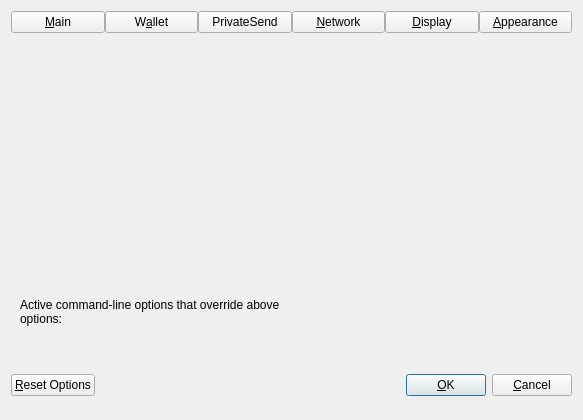
<?xml version="1.0" encoding="UTF-8"?>
<ui version="4.0">
 <class>OptionsDialog</class>
 <widget class="QDialog" name="OptionsDialog">
  <property name="geometry">
   <rect>
    <x>0</x>
    <y>0</y>
    <width>583</width>
    <height>420</height>
   </rect>
  </property>
  <property name="sizePolicy">
   <sizepolicy hsizetype="Fixed" vsizetype="Fixed">
    <horstretch>0</horstretch>
    <verstretch>0</verstretch>
   </sizepolicy>
  </property>
  <property name="windowTitle">
   <string>Options</string>
  </property>
  <property name="modal">
   <bool>true</bool>
  </property>
  <layout class="QVBoxLayout" name="verticalLayout">
   <item>
    <layout class="QHBoxLayout" name="horizontalLayout_Buttons_2">
     <property name="spacing">
      <number>0</number>
     </property>
     <property name="topMargin">
      <number>0</number>
     </property>
     <item>
      <widget class="QPushButton" name="btnMain">
       <property name="text">
        <string>&amp;Main</string>
       </property>
       <property name="checkable">
        <bool>true</bool>
       </property>
      </widget>
     </item>
     <item>
      <widget class="QPushButton" name="btnWallet">
       <property name="text">
        <string>W&amp;allet</string>
       </property>
       <property name="checkable">
        <bool>true</bool>
       </property>
      </widget>
     </item>
     <item>
      <widget class="QPushButton" name="btnPrivateSend">
       <property name="text">
        <string>PrivateSend</string>
       </property>
       <property name="checkable">
        <bool>true</bool>
       </property>
      </widget>
     </item>
     <item>
      <widget class="QPushButton" name="btnNetwork">
       <property name="text">
        <string>&amp;Network</string>
       </property>
       <property name="checkable">
        <bool>true</bool>
       </property>
      </widget>
     </item>
     <item>
      <widget class="QPushButton" name="btnDisplay">
       <property name="text">
        <string>&amp;Display</string>
       </property>
       <property name="checkable">
        <bool>true</bool>
       </property>
      </widget>
     </item>
     <item>
      <widget class="QPushButton" name="btnAppearance">
       <property name="text">
        <string>&amp;Appearance</string>
       </property>
       <property name="checkable">
        <bool>true</bool>
       </property>
      </widget>
     </item>
    </layout>
   </item>
   <item>
    <widget class="QStackedWidget" name="stackedWidgetOptions">
     <property name="minimumSize">
      <size>
       <width>0</width>
       <height>0</height>
      </size>
     </property>
     <property name="currentIndex">
      <number>5</number>
     </property>
     <widget class="QWidget" name="pageMain">
      <layout class="QVBoxLayout" name="verticalLayout_Main">
       <item>
        <widget class="QCheckBox" name="bitcoinAtStartup">
         <property name="toolTip">
          <string>Automatically start %1 after logging in to the system.</string>
         </property>
         <property name="text">
          <string>&amp;Start %1 on system login</string>
         </property>
        </widget>
       </item>
       <item>
        <widget class="QCheckBox" name="hideTrayIcon">
         <property name="toolTip">
          <string>Hide the icon from the system tray.</string>
         </property>
         <property name="text">
          <string>&amp;Hide tray icon</string>
         </property>
        </widget>
       </item>
       <item>
        <widget class="QCheckBox" name="minimizeToTray">
         <property name="toolTip">
          <string>Show only a tray icon after minimizing the window.</string>
         </property>
         <property name="text">
          <string>&amp;Minimize to the tray instead of the taskbar</string>
         </property>
        </widget>
       </item>
       <item>
        <widget class="QCheckBox" name="minimizeOnClose">
         <property name="toolTip">
          <string>Minimize instead of exit the application when the window is closed. When this option is enabled, the application will be closed only after selecting Exit in the menu.</string>
         </property>
         <property name="text">
          <string>M&amp;inimize on close</string>
         </property>
        </widget>
       </item>
       <item>
        <layout class="QHBoxLayout" name="horizontalLayout_2_Main">
         <item>
          <widget class="QLabel" name="databaseCacheLabel">
           <property name="text">
            <string>Size of &amp;database cache</string>
           </property>
           <property name="textFormat">
            <enum>Qt::PlainText</enum>
           </property>
           <property name="buddy">
            <cstring>databaseCache</cstring>
           </property>
          </widget>
         </item>
         <item>
          <widget class="QSpinBox" name="databaseCache"/>
         </item>
         <item>
          <widget class="QLabel" name="databaseCacheUnitLabel">
           <property name="text">
            <string>MB</string>
           </property>
           <property name="textFormat">
            <enum>Qt::PlainText</enum>
           </property>
          </widget>
         </item>
         <item>
          <spacer name="horizontalSpacer_2_Main">
           <property name="orientation">
            <enum>Qt::Horizontal</enum>
           </property>
           <property name="sizeHint" stdset="0">
            <size>
             <width>40</width>
             <height>20</height>
            </size>
           </property>
          </spacer>
         </item>
        </layout>
       </item>
       <item>
        <layout class="QHBoxLayout" name="horizontalLayout_3_Main">
         <item>
          <widget class="QLabel" name="threadsScriptVerifLabel">
           <property name="text">
            <string>Number of script &amp;verification threads</string>
           </property>
           <property name="textFormat">
            <enum>Qt::PlainText</enum>
           </property>
           <property name="buddy">
            <cstring>threadsScriptVerif</cstring>
           </property>
          </widget>
         </item>
         <item>
          <widget class="QSpinBox" name="threadsScriptVerif">
           <property name="toolTip">
            <string>(0 = auto, &lt;0 = leave that many cores free)</string>
           </property>
          </widget>
         </item>
         <item>
          <spacer name="horizontalSpacer_3_Main">
           <property name="orientation">
            <enum>Qt::Horizontal</enum>
           </property>
           <property name="sizeHint" stdset="0">
            <size>
             <width>40</width>
             <height>20</height>
            </size>
           </property>
          </spacer>
         </item>
        </layout>
       </item>
       <item>
        <spacer name="verticalSpacer_Main">
         <property name="orientation">
          <enum>Qt::Vertical</enum>
         </property>
         <property name="sizeHint" stdset="0">
          <size>
           <width>20</width>
           <height>40</height>
          </size>
         </property>
        </spacer>
       </item>
      </layout>
     </widget>
     <widget class="QWidget" name="pageWallet">
      <layout class="QVBoxLayout" name="verticalLayout_Wallet">
       <item>
         <layout class="QVBoxLayout" name="verticalLayout_2">
          <item>
           <widget class="QCheckBox" name="coinControlFeatures">
            <property name="toolTip">
             <string>Whether to show coin control features or not.</string>
            </property>
            <property name="text">
             <string>Enable coin &amp;control features</string>
            </property>
           </widget>
          </item>
          <item>
           <widget class="QCheckBox" name="showMasternodesTab">
            <property name="toolTip">
             <string>Show additional tab listing all your masternodes in first sub-tab&lt;br/&gt;and all masternodes on the network in second sub-tab.</string>
            </property>
            <property name="text">
             <string>Show Masternodes Tab</string>
            </property>
           </widget>
          </item>
          <item>
           <widget class="QCheckBox" name="spendZeroConfChange">
            <property name="toolTip">
             <string>If you disable the spending of unconfirmed change, the change from a transaction&lt;br/&gt;cannot be used until that transaction has at least one confirmation.&lt;br/&gt;This also affects how your balance is computed.</string>
            </property>
            <property name="text">
             <string>&amp;Spend unconfirmed change</string>
            </property>
           </widget>
          </item>
          <item>
           <widget class="QCheckBox" name="privateSendEnabled">
            <property name="toolTip">
             <string>Show mixing interface on Overview screen and reveal PrivateSend screen which allows to spend fully mixed coins only.&lt;br/&gt;A new tab with more settings will also appear in this dialog, please make sure to check them before mixing your coins.</string>
            </property>
            <property name="text">
             <string>Enable PrivateSend features</string>
            </property>
           </widget>
          </item>
         </layout>
       </item>
       <item>
        <spacer name="verticalSpacer_Wallet">
         <property name="orientation">
          <enum>Qt::Vertical</enum>
         </property>
         <property name="sizeHint" stdset="0">
          <size>
           <width>20</width>
           <height>40</height>
          </size>
         </property>
        </spacer>
       </item>
      </layout>
     </widget>
     <widget class="QWidget" name="pagePrivateSend">
      <layout class="QVBoxLayout" name="verticalLayout_4">
       <item>
        <widget class="QCheckBox" name="showAdvancedPSUI">
         <property name="toolTip">
          <string>Show additional information and buttons for PrivateSend on overview screen.</string>
         </property>
         <property name="text">
          <string>Enable advanced PrivateSend interface</string>
         </property>
        </widget>
       </item>
       <item>
        <widget class="QCheckBox" name="showPrivateSendPopups">
         <property name="toolTip">
          <string>Show system popups for PrivateSend mixing transactions&lt;br/&gt;just like for all other transaction types.</string>
         </property>
         <property name="text">
          <string>Show popups for PrivateSend transactions</string>
         </property>
        </widget>
       </item>
       <item>
        <widget class="QCheckBox" name="lowKeysWarning">
         <property name="toolTip">
          <string>Show warning dialog when PrivateSend detects that wallet has very low number of keys left.</string>
         </property>
         <property name="text">
          <string>Warn if PrivateSend is running out of keys</string>
         </property>
        </widget>
       </item>
       <item>
        <widget class="QCheckBox" name="privateSendMultiSession">
         <property name="toolTip">
          <string>Whether to use experimental PrivateSend mode with multiple mixing sessions per block.&lt;br/&gt;Note: You must use this feature carefully.&lt;br/&gt;Make sure you always have recent wallet (auto)backup in a safe place!</string>
         </property>
         <property name="text">
          <string>Enable PrivateSend &amp;multi-session</string>
         </property>
        </widget>
       </item>
       <item>
        <layout class="QHBoxLayout" name="horizontalLayout_4_Wallet">
         <item>
          <widget class="QLabel" name="lblPrivateSendRoundsText">
           <property name="toolTip">
            <string>This setting determines the amount of individual masternodes that an input will be mixed through.&lt;br/&gt;More rounds of mixing gives a higher degree of privacy, but also costs more in fees.</string>
           </property>
           <property name="text">
            <string>PrivateSend rounds to use</string>
           </property>
          </widget>
         </item>
         <item>
          <widget class="QSpinBox" name="privateSendRounds">
           <property name="minimum">
            <number>2</number>
           </property>
           <property name="maximum">
            <number>16</number>
           </property>
           <property name="value">
            <number>4</number>
           </property>
          </widget>
         </item>
        </layout>
       </item>
       <item>
        <layout class="QHBoxLayout" name="horizontalLayout">
         <item>
          <widget class="QLabel" name="lblPrivateSendAmountText">
           <property name="toolTip">
            <string>This amount acts as a threshold to turn off PrivateSend once it's reached.</string>
           </property>
           <property name="statusTip">
            <string notr="true"/>
           </property>
           <property name="whatsThis">
            <string notr="true"/>
           </property>
           <property name="accessibleName">
            <string notr="true"/>
           </property>
           <property name="accessibleDescription">
            <string notr="true"/>
           </property>
           <property name="text">
            <string>Target PrivateSend balance</string>
           </property>
          </widget>
         </item>
         <item>
          <widget class="QSpinBox" name="privateSendAmount">
           <property name="minimum">
            <number>2</number>
           </property>
           <property name="maximum">
            <number>2000</number>
           </property>
           <property name="singleStep">
            <number>10</number>
           </property>
           <property name="value">
            <number>1000</number>
           </property>
          </widget>
         </item>
        </layout>
       </item>
       <item>
        <spacer name="verticalSpacerPS">
         <property name="orientation">
          <enum>Qt::Vertical</enum>
         </property>
         <property name="sizeHint" stdset="0">
          <size>
           <width>20</width>
           <height>40</height>
          </size>
         </property>
        </spacer>
       </item>
      </layout>
     </widget>
     <widget class="QWidget" name="pageNetwork">
      <layout class="QVBoxLayout" name="verticalLayout_Network">
       <item>
        <widget class="QCheckBox" name="mapPortUpnp">
         <property name="toolTip">
          <string>Automatically open the Vortexa Core client port on the router. This only works when your router supports UPnP and it is enabled.</string>
         </property>
         <property name="text">
          <string>Map port using &amp;UPnP</string>
         </property>
        </widget>
       </item>
       <item>
        <widget class="QCheckBox" name="allowIncoming">
         <property name="toolTip">
          <string>Accept connections from outside.</string>
         </property>
         <property name="text">
          <string>Allow incomin&amp;g connections</string>
         </property>
        </widget>
       </item>
       <item>
        <widget class="QCheckBox" name="connectSocks">
         <property name="toolTip">
          <string>Connect to the Vortexa network through a SOCKS5 proxy.</string>
         </property>
         <property name="text">
          <string>&amp;Connect through SOCKS5 proxy (default proxy):</string>
         </property>
        </widget>
       </item>
       <item>
        <layout class="QHBoxLayout" name="horizontalLayout_1_Network">
         <item>
          <widget class="QLabel" name="proxyIpLabel">
           <property name="text">
            <string>Proxy &amp;IP:</string>
           </property>
           <property name="textFormat">
            <enum>Qt::PlainText</enum>
           </property>
           <property name="buddy">
            <cstring>proxyIp</cstring>
           </property>
          </widget>
         </item>
         <item>
          <widget class="QValidatedLineEdit" name="proxyIp">
           <property name="minimumSize">
            <size>
             <width>140</width>
             <height>0</height>
            </size>
           </property>
           <property name="maximumSize">
            <size>
             <width>140</width>
             <height>16777215</height>
            </size>
           </property>
           <property name="toolTip">
            <string>IP address of the proxy (e.g. IPv4: 127.0.0.1 / IPv6: ::1)</string>
           </property>
          </widget>
         </item>
         <item>
          <widget class="QLabel" name="proxyPortLabel">
           <property name="text">
            <string>&amp;Port:</string>
           </property>
           <property name="textFormat">
            <enum>Qt::PlainText</enum>
           </property>
           <property name="buddy">
            <cstring>proxyPort</cstring>
           </property>
          </widget>
         </item>
         <item>
          <widget class="QLineEdit" name="proxyPort">
           <property name="minimumSize">
            <size>
             <width>60</width>
             <height>0</height>
            </size>
           </property>
           <property name="maximumSize">
            <size>
             <width>60</width>
             <height>16777215</height>
            </size>
           </property>
           <property name="toolTip">
            <string>Port of the proxy (e.g. 9050)</string>
           </property>
          </widget>
         </item>
         <item>
          <spacer name="horizontalSpacer_1_Network">
           <property name="orientation">
            <enum>Qt::Horizontal</enum>
           </property>
           <property name="sizeHint" stdset="0">
            <size>
             <width>40</width>
             <height>20</height>
            </size>
           </property>
          </spacer>
         </item>
        </layout>
       </item>
       <item>
        <layout class="QHBoxLayout" name="horizontalLayout_2_Network">
         <item>
          <widget class="QLabel" name="proxyActiveNets">
           <property name="text">
            <string>Used for reaching peers via:</string>
           </property>
           <property name="textFormat">
            <enum>Qt::PlainText</enum>
           </property>
          </widget>
         </item>
         <item>
          <widget class="QCheckBox" name="proxyReachIPv4">
           <property name="enabled">
            <bool>false</bool>
           </property>
           <property name="toolTip">
            <string>Shows if the supplied default SOCKS5 proxy is used to reach peers via this network type.</string>
           </property>
           <property name="text">
            <string>IPv4</string>
           </property>
          </widget>
         </item>
         <item>
          <widget class="QCheckBox" name="proxyReachIPv6">
           <property name="enabled">
            <bool>false</bool>
           </property>
           <property name="toolTip">
            <string>Shows if the supplied default SOCKS5 proxy is used to reach peers via this network type.</string>
           </property>
           <property name="text">
            <string>IPv6</string>
           </property>
          </widget>
         </item>
         <item>
          <widget class="QCheckBox" name="proxyReachTor">
           <property name="enabled">
            <bool>false</bool>
           </property>
           <property name="toolTip">
            <string>Shows if the supplied default SOCKS5 proxy is used to reach peers via this network type.</string>
           </property>
           <property name="text">
            <string>Tor</string>
           </property>
          </widget>
         </item>
         <item>
          <spacer name="horizontalSpacer_2_Network">
           <property name="orientation">
            <enum>Qt::Horizontal</enum>
           </property>
           <property name="sizeHint" stdset="0">
            <size>
             <width>40</width>
             <height>20</height>
            </size>
           </property>
          </spacer>
         </item>
        </layout>
       </item>
       <item>
        <widget class="QCheckBox" name="connectSocksTor">
         <property name="toolTip">
          <string>Connect to the Vortexa network through a separate SOCKS5 proxy for Tor hidden services.</string>
         </property>
         <property name="text">
          <string>Use separate SOCKS&amp;5 proxy to reach peers via Tor hidden services:</string>
         </property>
        </widget>
       </item>
       <item>
        <layout class="QHBoxLayout" name="horizontalLayout_3_Network">
         <item>
          <widget class="QLabel" name="proxyIpTorLabel">
           <property name="text">
            <string>Proxy &amp;IP:</string>
           </property>
           <property name="textFormat">
            <enum>Qt::PlainText</enum>
           </property>
           <property name="buddy">
            <cstring>proxyIpTor</cstring>
           </property>
          </widget>
         </item>
         <item>
          <widget class="QValidatedLineEdit" name="proxyIpTor">
           <property name="minimumSize">
            <size>
             <width>140</width>
             <height>0</height>
            </size>
           </property>
           <property name="maximumSize">
            <size>
             <width>140</width>
             <height>16777215</height>
            </size>
           </property>
           <property name="toolTip">
            <string>IP address of the proxy (e.g. IPv4: 127.0.0.1 / IPv6: ::1)</string>
           </property>
          </widget>
         </item>
         <item>
          <widget class="QLabel" name="proxyPortTorLabel">
           <property name="text">
            <string>&amp;Port:</string>
           </property>
           <property name="textFormat">
            <enum>Qt::PlainText</enum>
           </property>
           <property name="buddy">
            <cstring>proxyPortTor</cstring>
           </property>
          </widget>
         </item>
         <item>
          <widget class="QLineEdit" name="proxyPortTor">
           <property name="minimumSize">
            <size>
             <width>60</width>
             <height>0</height>
            </size>
           </property>
           <property name="maximumSize">
            <size>
             <width>60</width>
             <height>16777215</height>
            </size>
           </property>
           <property name="toolTip">
            <string>Port of the proxy (e.g. 9050)</string>
           </property>
          </widget>
         </item>
         <item>
          <spacer name="horizontalSpacer_4_Network">
           <property name="orientation">
            <enum>Qt::Horizontal</enum>
           </property>
           <property name="sizeHint" stdset="0">
            <size>
             <width>40</width>
             <height>20</height>
            </size>
           </property>
          </spacer>
         </item>
        </layout>
       </item>
       <item>
        <spacer name="verticalSpacer_Network">
         <property name="orientation">
          <enum>Qt::Vertical</enum>
         </property>
         <property name="sizeHint" stdset="0">
          <size>
           <width>20</width>
           <height>40</height>
          </size>
         </property>
        </spacer>
       </item>
      </layout>
     </widget>
     <widget class="QWidget" name="pageDisplay">
      <layout class="QVBoxLayout" name="verticalLayout_Display">
       <item>
        <layout class="QHBoxLayout" name="horizontalLayout_1_Display">
         <item>
          <widget class="QLabel" name="langLabel">
           <property name="text">
            <string>User Interface &amp;language:</string>
           </property>
           <property name="textFormat">
            <enum>Qt::PlainText</enum>
           </property>
           <property name="buddy">
            <cstring>lang</cstring>
           </property>
          </widget>
         </item>
         <item>
          <widget class="QValueComboBox" name="lang">
           <property name="toolTip">
            <string>The user interface language can be set here. This setting will take effect after restarting %1.</string>
           </property>
          </widget>
         </item>
        </layout>
       </item>
       <item>
        <widget class="QLabel" name="label_3">
         <property name="toolTip">
          <string notr="true"/>
         </property>
         <property name="statusTip">
          <string notr="true"/>
         </property>
         <property name="whatsThis">
          <string notr="true"/>
         </property>
         <property name="accessibleName">
          <string notr="true"/>
         </property>
         <property name="text">
          <string>Language missing or translation incomplete? Help contributing translations here:
https://www.transifex.com/projects/p/vortexa/</string>
         </property>
         <property name="wordWrap">
          <bool>true</bool>
         </property>
         <property name="openExternalLinks">
          <bool>true</bool>
         </property>
         <property name="textInteractionFlags">
          <set>Qt::TextBrowserInteraction</set>
         </property>
        </widget>
       </item>
       <item>
        <widget class="Line" name="line">
         <property name="orientation">
          <enum>Qt::Horizontal</enum>
         </property>
        </widget>
       </item>
       <item>
        <layout class="QHBoxLayout" name="horizontalLayout_2_Display">
         <item>
          <widget class="QLabel" name="unitLabel">
           <property name="text">
            <string>&amp;Unit to show amounts in:</string>
           </property>
           <property name="textFormat">
            <enum>Qt::PlainText</enum>
           </property>
           <property name="buddy">
            <cstring>unit</cstring>
           </property>
          </widget>
         </item>
         <item>
          <widget class="QValueComboBox" name="unit">
           <property name="toolTip">
            <string>Choose the default subdivision unit to show in the interface and when sending coins.</string>
           </property>
          </widget>
         </item>
        </layout>
       </item>
       <item>
        <layout class="QHBoxLayout" name="horizontalLayout_5_Display">
         <item>
          <widget class="QLabel" name="digitsLabel">
           <property name="text">
            <string>Decimal digits</string>
           </property>
          </widget>
         </item>
         <item>
          <widget class="QValueComboBox" name="digits"/>
         </item>
        </layout>
       </item>
       <item>
        <layout class="QHBoxLayout" name="horizontalLayout_3_Display">
         <item>
          <widget class="QLabel" name="thirdPartyTxUrlsLabel">
           <property name="toolTip">
            <string>Third party URLs (e.g. a block explorer) that appear in the transactions tab as context menu items.&lt;br/&gt;%s in the URL is replaced by transaction hash. Multiple URLs are separated by vertical bar |.</string>
           </property>
           <property name="text">
            <string>&amp;Third party transaction URLs</string>
           </property>
           <property name="buddy">
            <cstring>thirdPartyTxUrls</cstring>
           </property>
          </widget>
         </item>
         <item>
          <widget class="QLineEdit" name="thirdPartyTxUrls">
           <property name="toolTip">
            <string>Third party URLs (e.g. a block explorer) that appear in the transactions tab as context menu items.&lt;br/&gt;%s in the URL is replaced by transaction hash. Multiple URLs are separated by vertical bar |.</string>
           </property>
          </widget>
         </item>
        </layout>
       </item>
       <item>
        <spacer name="verticalSpacer">
         <property name="orientation">
          <enum>Qt::Vertical</enum>
         </property>
         <property name="sizeHint" stdset="0">
          <size>
           <width>20</width>
           <height>40</height>
          </size>
         </property>
        </spacer>
       </item>
      </layout>
     </widget>
     <widget class="QWidget" name="pageAppearance">
      <layout class="QVBoxLayout" name="verticalLayout_3">
       <item>
        <widget class="QWidget" name="widgetAppearance" native="true"/>
       </item>
       <item>
        <spacer name="verticalSpacer_2">
         <property name="orientation">
          <enum>Qt::Vertical</enum>
         </property>
         <property name="sizeHint" stdset="0">
          <size>
           <width>20</width>
           <height>40</height>
          </size>
         </property>
        </spacer>
       </item>
      </layout>
     </widget>
    </widget>
   </item>
   <item>
    <widget class="QFrame" name="frame">
     <layout class="QVBoxLayout" name="verticalLayout_Bottom">
      <item>
       <layout class="QHBoxLayout" name="horizontalLayout_Bottom">
        <item>
         <widget class="QLabel" name="overriddenByCommandLineInfoLabel">
          <property name="text">
           <string>Active command-line options that override above options:</string>
          </property>
          <property name="textFormat">
           <enum>Qt::PlainText</enum>
          </property>
          <property name="wordWrap">
           <bool>true</bool>
          </property>
         </widget>
        </item>
        <item>
         <spacer name="horizontalSpacer_Bottom">
          <property name="orientation">
           <enum>Qt::Horizontal</enum>
          </property>
          <property name="sizeHint" stdset="0">
           <size>
            <width>40</width>
            <height>20</height>
           </size>
          </property>
         </spacer>
        </item>
       </layout>
      </item>
      <item>
       <widget class="QLabel" name="overriddenByCommandLineLabel">
        <property name="text">
         <string/>
        </property>
        <property name="textFormat">
         <enum>Qt::PlainText</enum>
        </property>
        <property name="wordWrap">
         <bool>true</bool>
        </property>
       </widget>
      </item>
     </layout>
    </widget>
   </item>
   <item>
    <layout class="QHBoxLayout" name="horizontalLayout_Buttons">
     <item>
      <widget class="QPushButton" name="resetButton">
       <property name="toolTip">
        <string>Reset all client options to default.</string>
       </property>
       <property name="text">
        <string>&amp;Reset Options</string>
       </property>
       <property name="autoDefault">
        <bool>false</bool>
       </property>
      </widget>
     </item>
     <item>
      <spacer name="horizontalSpacer_1">
       <property name="orientation">
        <enum>Qt::Horizontal</enum>
       </property>
       <property name="sizeHint" stdset="0">
        <size>
         <width>40</width>
         <height>48</height>
        </size>
       </property>
      </spacer>
     </item>
     <item>
      <widget class="QLabel" name="statusLabel">
       <property name="minimumSize">
        <size>
         <width>200</width>
         <height>0</height>
        </size>
       </property>
       <property name="text">
        <string/>
       </property>
       <property name="textFormat">
        <enum>Qt::PlainText</enum>
       </property>
       <property name="wordWrap">
        <bool>true</bool>
       </property>
      </widget>
     </item>
     <item>
      <spacer name="horizontalSpacer_2">
       <property name="orientation">
        <enum>Qt::Horizontal</enum>
       </property>
       <property name="sizeHint" stdset="0">
        <size>
         <width>40</width>
         <height>48</height>
        </size>
       </property>
      </spacer>
     </item>
     <item>
      <widget class="QPushButton" name="okButton">
       <property name="text">
        <string>&amp;OK</string>
       </property>
       <property name="autoDefault">
        <bool>false</bool>
       </property>
       <property name="default">
        <bool>true</bool>
       </property>
      </widget>
     </item>
     <item>
      <widget class="QPushButton" name="cancelButton">
       <property name="text">
        <string>&amp;Cancel</string>
       </property>
       <property name="autoDefault">
        <bool>false</bool>
       </property>
      </widget>
     </item>
    </layout>
   </item>
  </layout>
 </widget>
 <customwidgets>
  <customwidget>
   <class>QValidatedLineEdit</class>
   <extends>QLineEdit</extends>
   <header>qt/qvalidatedlineedit.h</header>
  </customwidget>
  <customwidget>
   <class>QValueComboBox</class>
   <extends>QComboBox</extends>
   <header>qt/qvaluecombobox.h</header>
  </customwidget>
 </customwidgets>
 <resources/>
 <connections/>
</ui>
